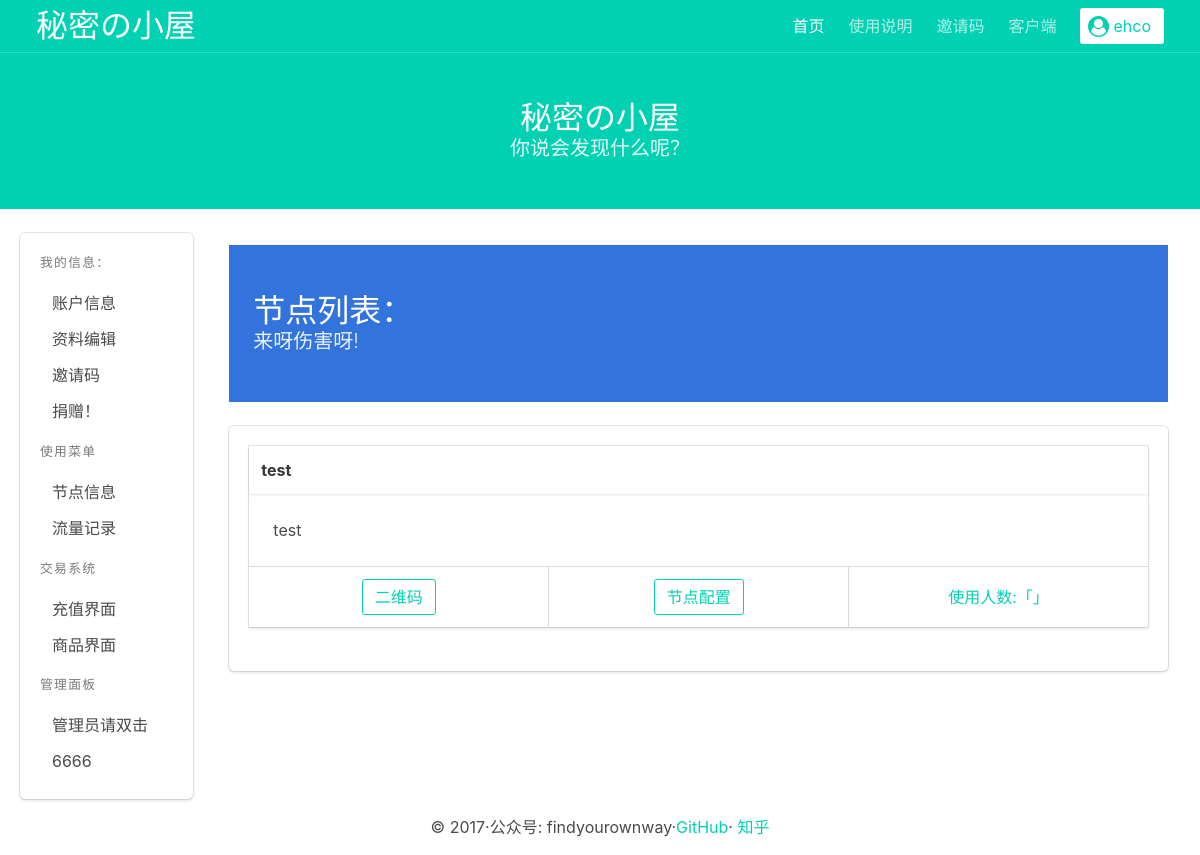
The page /nodeinfo/ (signed in) on the database its author committed.
### shadowsocks/models.py (models this page shows, shortened)
class User(AbstractUser):
    balance = models.DecimalField(
        '余额',
        decimal_places=2,
        max_digits=10,
        default=0,
        editable=False,
        null=True,
        blank=True,
    )
    invitecode = models.CharField(
        '邀请码',
        max_length=40,
    )
    class Meta(AbstractUser.Meta):
        verbose_name = '用户'

class Node(models.Model):
    name = models.CharField('名字', max_length=32,)
    server = models.CharField('服务器IP', max_length=128,)
    menthod = models.CharField(
        '加密类型', default='aes-256-cfb', max_length=32, choices=METHOD_CHOICES,)
    info = models.CharField('节点说明', max_length=1024, blank=True, null=True,)
    status = models.CharField(
        '状态', max_length=32, default='ok', choices=STATUS_CHOICES,)
    node_id = models.IntegerField('节点id', primary_key=True,)
    class Meta:
        ordering = ['node_id']
        verbose_name_plural = '节点'

### shadowsocks/views.py (the view)
# urls.py: url(r'^nodeinfo/$',views.nodeinfo,name='nodeinfo'),
def nodeinfo(request):
    nodelists = Node.objects.all()
    context = {
        'nodelists': nodelists,
    }
    return render(request, 'sspanel/nodeinfo.html', context=context)

### templates/sspanel/nodeinfo.html (shortened to what this page needs)
{% extends 'base.html' %} {% block main %}
<div class="column is-12">
<section class="hero is-info is-smaill">
  <div class="hero-body">
    <div class="container">
      <h1 class="title">
        节点列表：
      </h1>
      <h2 class="subtitle">
        来呀伤害呀!
      </h2>
    </div>
  </div>
</section>
</div>
<div class="column is-12">
    <div class="box nodelist">
        <ul>
            {% for list in nodelists %}
            <div class="card">
                <div class="card-header">
                    <p class="card-header-title">{{ list.name }}</p>
                </div>
                <div class="card-content">
                    <div class="content">
                        {{ list.info }}
                    </div>
                </div>
                <div class="card-footer">
                    <div class="card-footer-item">
                        <div class="block">
                            <a class="button is-primary is-outlined modal-button" data-target="modal-{{ list.name }}">二维码</a>
                        </div>
                    </div>
                    <div class="card-footer-item">
                        <div class="block">
                            <a class="button is-primary is-outlined modal-button" data-target="modal-{{ list.pk }}">节点配置</a>
                        </div>
                    </div>
                    <a class="card-footer-item">使用人数:「{{ list.count }}」</a>
                </div>
            </div>
            <br/> {% empty %}
            <div class="column is-12">
                <div class="notification is-info">
                    <h2 class="title">木有节点</h2>
                </div>
            </div>
            {% endfor %}
    </div>
</div>
</div>
{% endblock main %}

### templates/base.html (shortened to what this page needs)
<!DOCTYPE html>
<html lang="zh">
<head>
    {% load staticfiles %}
    <link rel="stylesheet" href="{% static 'sspanel/css/bulma.css'%}">
    <link rel="stylesheet" href="https://maxcdn.bootstrapcdn.com/font-awesome/4.7.0/css/font-awesome.min.css">
    <link rel="stylesheet" href="{% static 'sspanel/css/ehco.css'%}">
    <link rel="stylesheet" href="{% static 'sspanel/css/sweetalert.css'%}">
</head>
<body>
    <section class="hero is-small is-primary ">
        <div class="hero-head">
            <header class="nav">
                <div class="container">
                    <div class="nav-left">
                        <a class="nav-item" href="/">
                            <strong class="title">秘密の小屋</strong>
                        </a>
                    </div>
                    <div class="nav-right nav-menu">
                        <a class="nav-item is-active" href="/">首页</a>
                        <a class="nav-item" href="/sshelp">使用说明</a>
                        <a class="nav-item" href="/ssinvite">邀请码</a>
                        <a class="nav-item" href="/ssclient">客户端</a>
                    </div>
                    {% if user.is_authenticated %}
                    <div class="navbar-item has-dropdown is-hoverable">
                        <span class="nav-item">
                        <a class="button is-primary is-inverted">
                        <span class="icon">
                        <i class="fa fa-user-circle"></i>
                        </span>
                        <span>{{ user.username }}</span>
                        </a>
                        </span>
                    </div>
                    {% endif %}
                </div>
            </header>
        </div>
        <div class="hero-body">
            <div class="container has-text-centered">
                <h1 class="title">
                    <a href="/"><strong>秘密の小屋</strong></a>
                </h1>
                <h2 class="subtitle">
                    你说会发现什么呢？
                </h2>
            </div>
        </div>
    </section>
    <br/>
    <div class="container is-fluid">
        <div class="columns is-mobile">
            <div class="column is-2">
                <div class="box">
                    {% if user.is_authenticated %}
                    <aside class="menu">
                        <p class="menu-label">
                            我的信息：
                        </p>
                        <ul class="menu-list">
                            <li><a href="{% url 'shadowsocks:userinfo' %}">账户信息</a></li>
                            <li><a>资料编辑</a></li>
                            <li><a>邀请码</a></li>
                            <li><a>捐赠！</a></li>
                        </ul>
                        <p class="menu-label">
                            使用菜单
                        </p>
                        <ul class="menu-list">
                            <li><a href="/nodeinfo">节点信息</a></li>
                            <li><a>流量记录</a></li>
                        </ul>
                        <p class="menu-label">
                            交易系统
                        </p>
                        <ul class="menu-list">
                            <li><a>充值界面</a></li>
                            <li><a>商品界面</a></li>
                        </ul>
                        <p class="menu-label">
                            管理面板
                        </p>
                        <ul class="menu-list">
                            <li><a>管理员请双击</a></li>
                            <li><a>6666</a></li>
                        </ul>
                    </aside>
                    {% endif %}
                </div>
            </div>
            <div class="column is-10">
                {% block main %} {% endblock main%}
            </div>
        </div>
    <footer>
        <div class="container">
            <div class="content has-text-centered">
                <p>
                    <p class="copyright">&copy; 2017·公众号: findyourownway·<a href="https://github.com/ehco1996">GitHub</a>·
                        <a href="https://www.zhihu.com/people/Ehcostuff/activities">知乎</a>
                    </p>
                </p>
            </div>
        </div>
    </footer>
</body>
</html>

### rows shown on the page
User: username "ehco"
Node: name "test", info "test"
